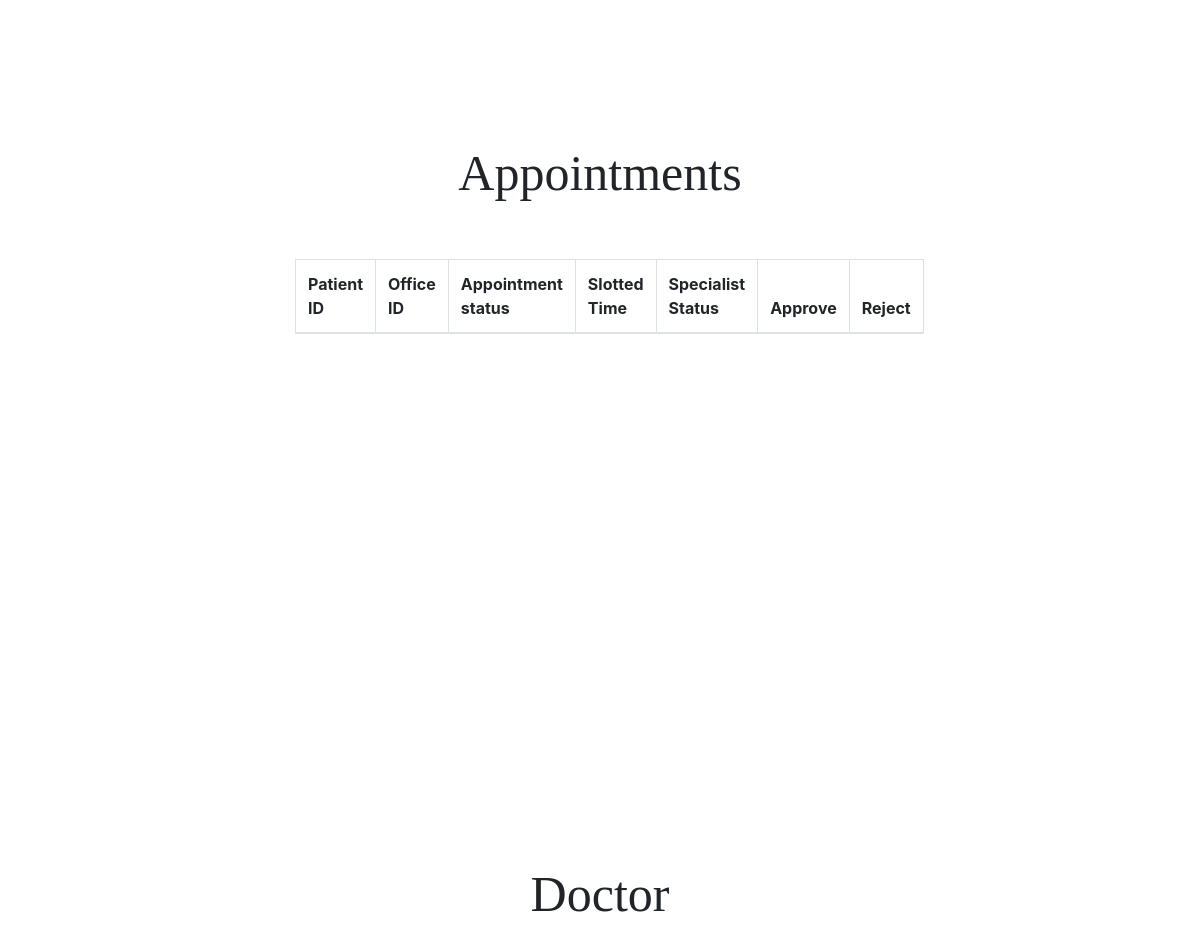
/adminPages/adminPage.php (signed in, middle part), run on an earlier commit of the app's database.
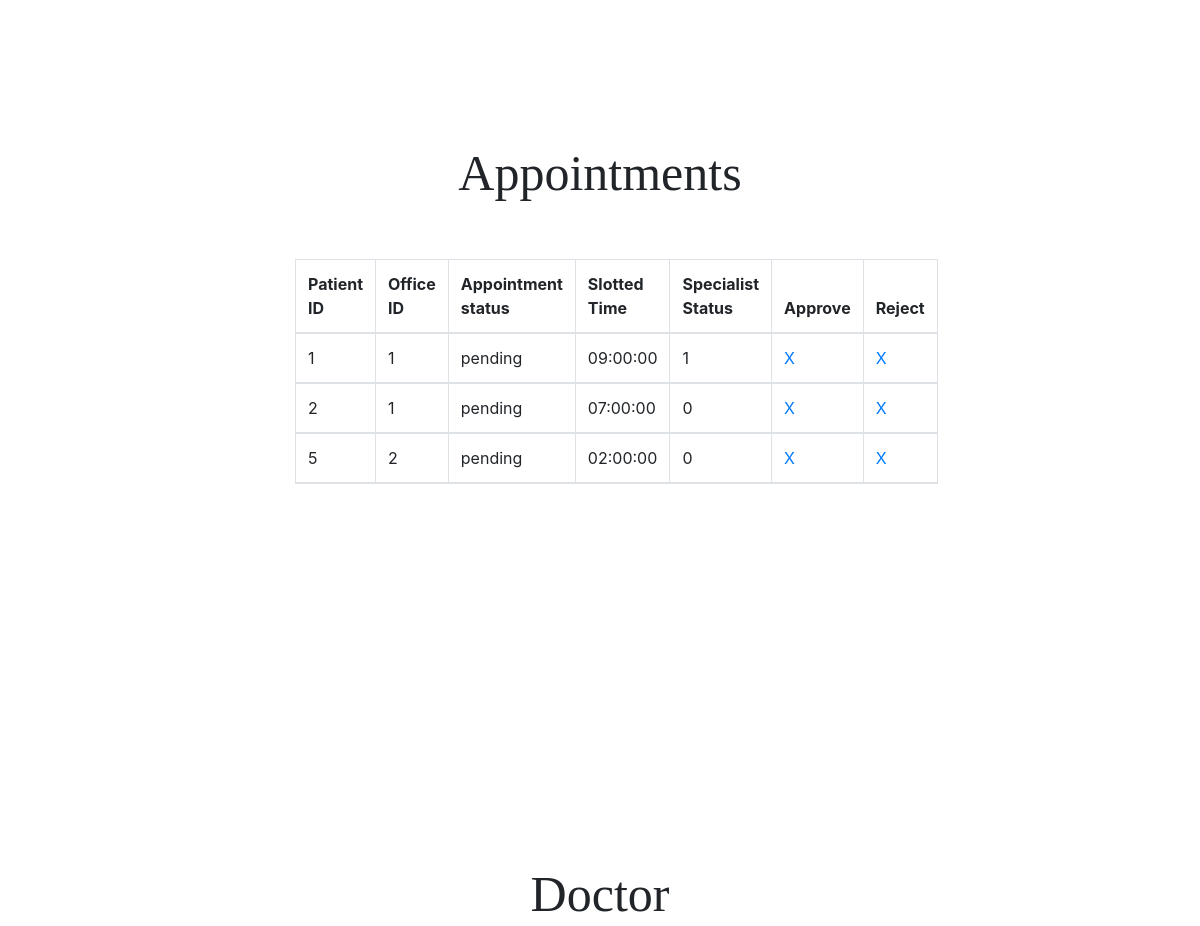
And on a later commit of the database.
### tables this page shows
CREATE TABLE APPOINTMENT (
	Appointment_id        INT AUTO_INCREMENT,
    Patient_id            INT,
    Doctor_id             INT NOT NULL,
    Office_id             INT NOT NULL,
    Appointment_status_id INT NOT NULL DEFAULT 0,
    Appointment_status    VARCHAR(12) NOT NULL,
    Slotted_time          TIME NOT NULL,
    Specialist_status     BOOLEAN NOT NULL,  
    PRIMARY KEY (Appointment_id),
    FOREIGN KEY (Patient_id) REFERENCES PATIENT(Patient_id),
    FOREIGN KEY (Doctor_id) REFERENCES DOCTOR(Doctor_id),
    FOREIGN KEY (Office_id) REFERENCES OFFICE(Office_id)
);

### adminPages/adminPage.php (the view, shortened to what this page needs)
<?php
require_once "../php/config.php";
$sql = "SELECT Patient_id, Office_id, Appointment_id, Appointment_status, Slotted_time, Specialist_status FROM APPOINTMENT WHERE Appointment_status = 'pending'";
$result = mysqli_query($db, $sql);
$APtableResult = "";
if ($result->num_rows > 0) {
  while($row = $result-> fetch_assoc()) {
    $APtableResult .= "<tr>". "<td>" . $row["Patient_id"] . "</td><td>"  . $row["Office_id"] . "</td><td>" .
                       $row["Appointment_status"] . "</td><td>" . $row["Slotted_time"] . "</td><td>" . $row["Specialist_status"] . "</td>";
    if ($row["Appointment_status"] !== 'approved') {
      $APtableResult .= "<td><a href='../adminPages/adminPage.php?approve_id=" . $row["Appointment_id"] . "'>X</a></td>";
      $APtableResult .= "<td><a href='../adminPages/adminPage.php?reject_id=" . $row["Appointment_id"] . "'>X</a></td>";
    } else {
      $APtableResult .= "<td></td><td></td>";
    }
    $APtableResult .= "</tr>";
  }
}
?>
<!doctype html>
<html lang="en">
<head>
  <link rel="stylesheet" href="../css/style.css">
  <link rel="stylesheet" href="https://stackpath.bootstrapcdn.com/bootstrap/4.3.1/css/bootstrap.min.css"
>
</head>
<body>
  </body>
<section id="Doc's Patients">
  <div class="main-container">
    <div class="main-wrap">
      <div class="text-center" id="Doctor-header">Appointments</div>
      <div class="container-fluid">
        <div class="row justify-content-center my-5">
          <div class="col-10">
            <table class="table table-bordered">
              <thead class="thead">
                <tr>
                  <th>Patient ID</th>
                  <th>Office ID</th>
                  <th>Appointment status</th>
                  <th>Slotted Time</th>
                  <th>Specialist Status</th>
                  <th>Approve</th>
                  <th>Reject</th>
                </tr>
                <?php echo $APtableResult;?>
              </thead>
            </table>
          </div>
        </div>
      </div>
    </div>
  </div>
</section>
<section id="Doctors">
  <div class="main-container">
    <div class="main-wrap">
      <div class="text-center" id="Doctor-header">Doctor</div>
            <br>
            <br>
    </div>
  </div>
</section>
</body>
</html>

### css/style.css (style rules this page uses)
html { height: 100%; }
body { margin: 0; height: 100%; background: #abadaf; font-family: Dotum,'돋움',Helvetica,sans-serif; }
.main-container { width:100%; display:flex; flex-direction:column; align-items:center; margin-top: 21px; height: 120%; }
.main-container .main-wrap { width:768px; margin-top: 40px; }
.main-container { background-color: #ffffff; height: 700px; }
#Doctor-header { margin-top: 10%; margin-bottom: 20px; font-family:Cambria, Cochin, Georgia, Times, 'Times New Roman', serif; font: bold; font-size: 50px; }
* { padding: 0px; margin: 0px; box-sizing: border-box; }
table { width: 600px; }

What changed in the data, as far as the page shows it:
now on this page (row edited): appointment: Patient "1", Office "1", Appointment_status "pending", Slotted_time "09:00:00", Specialist_status "1"
now on this page (row edited): appointment: Patient "2", Office "1", Appointment_status "pending", Slotted_time "07:00:00", Specialist_status "0"
now on this page (row edited): appointment: Patient "5", Office "2", Appointment_status "pending", Slotted_time "02:00:00", Specialist_status "0"
